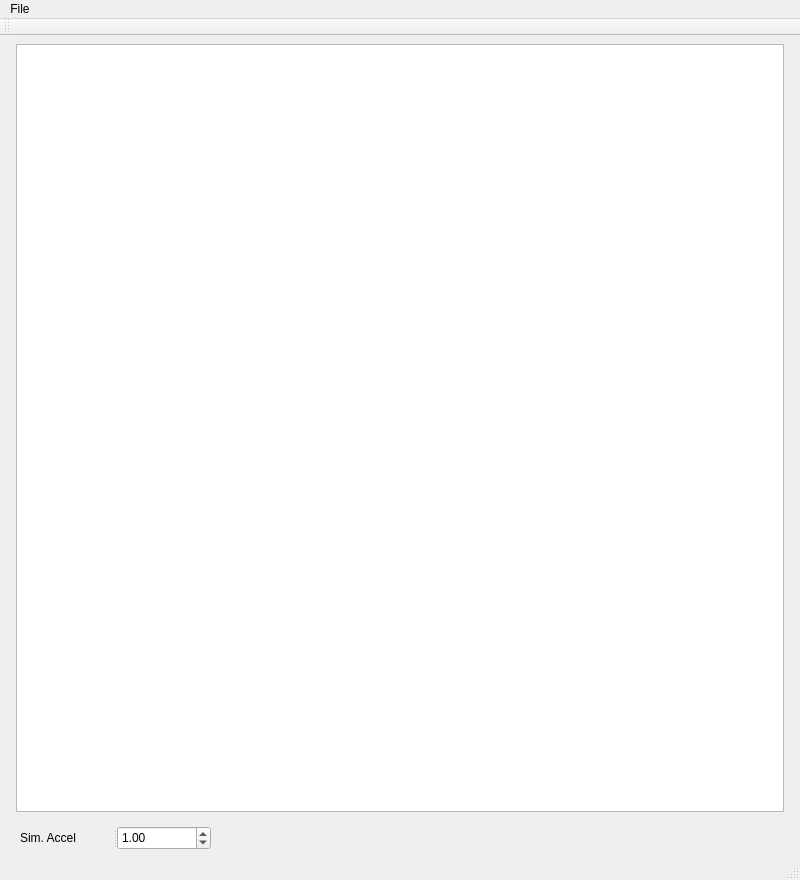
<?xml version="1.0" encoding="UTF-8"?>
<ui version="4.0">
 <class>MainWindow</class>
 <widget class="QMainWindow" name="MainWindow">
  <property name="geometry">
   <rect>
    <x>0</x>
    <y>0</y>
    <width>800</width>
    <height>880</height>
   </rect>
  </property>
  <property name="sizePolicy">
   <sizepolicy hsizetype="Fixed" vsizetype="Fixed">
    <horstretch>0</horstretch>
    <verstretch>0</verstretch>
   </sizepolicy>
  </property>
  <property name="windowTitle">
   <string>MainWindow</string>
  </property>
  <widget class="QWidget" name="centralWidget">
   <widget class="QGraphicsView" name="graphicsView">
    <property name="geometry">
     <rect>
      <x>16</x>
      <y>8</y>
      <width>768</width>
      <height>768</height>
     </rect>
    </property>
    <property name="verticalScrollBarPolicy">
     <enum>Qt::ScrollBarAlwaysOff</enum>
    </property>
    <property name="horizontalScrollBarPolicy">
     <enum>Qt::ScrollBarAlwaysOff</enum>
    </property>
    <property name="sceneRect">
     <rectf>
      <x>0.000000000000000</x>
      <y>0.000000000000000</y>
      <width>768.000000000000000</width>
      <height>768.000000000000000</height>
     </rectf>
    </property>
    <property name="viewportUpdateMode">
     <enum>QGraphicsView::FullViewportUpdate</enum>
    </property>
   </widget>
   <widget class="QSplitter" name="splitter_10">
    <property name="geometry">
     <rect>
      <x>560</x>
      <y>410</y>
      <width>0</width>
      <height>6</height>
     </rect>
    </property>
    <property name="orientation">
     <enum>Qt::Horizontal</enum>
    </property>
    <widget class="QSplitter" name="splitter_9">
     <property name="orientation">
      <enum>Qt::Vertical</enum>
     </property>
    </widget>
   </widget>
   <widget class="QSplitter" name="splitter_11">
    <property name="geometry">
     <rect>
      <x>20</x>
      <y>790</y>
      <width>191</width>
      <height>24</height>
     </rect>
    </property>
    <property name="orientation">
     <enum>Qt::Horizontal</enum>
    </property>
    <widget class="QLabel" name="label_3">
     <property name="text">
      <string>Sim. Accel</string>
     </property>
    </widget>
    <widget class="QDoubleSpinBox" name="doubleSpinBox">
     <property name="minimum">
      <double>0.000000000000000</double>
     </property>
     <property name="value">
      <double>1.000000000000000</double>
     </property>
    </widget>
   </widget>
  </widget>
  <widget class="QMenuBar" name="menuBar">
   <property name="geometry">
    <rect>
     <x>0</x>
     <y>0</y>
     <width>800</width>
     <height>25</height>
    </rect>
   </property>
   <widget class="QMenu" name="menuFile">
    <property name="title">
     <string>File</string>
    </property>
    <addaction name="actionSave_Route"/>
    <addaction name="actionLoad_Route"/>
    <addaction name="actionExit"/>
   </widget>
   <addaction name="menuFile"/>
  </widget>
  <widget class="QToolBar" name="mainToolBar">
   <attribute name="toolBarArea">
    <enum>TopToolBarArea</enum>
   </attribute>
   <attribute name="toolBarBreak">
    <bool>false</bool>
   </attribute>
  </widget>
  <widget class="QStatusBar" name="statusBar"/>
  <action name="actionSave_Route">
   <property name="text">
    <string>Save Route</string>
   </property>
  </action>
  <action name="actionLoad_Route">
   <property name="text">
    <string>Load Route</string>
   </property>
  </action>
  <action name="actionExit">
   <property name="text">
    <string>Exit</string>
   </property>
  </action>
 </widget>
 <layoutdefault spacing="6" margin="11"/>
 <resources/>
 <connections>
  <connection>
   <sender>doubleSpinBox</sender>
   <signal>valueChanged(double)</signal>
   <receiver>MainWindow</receiver>
   <slot>set_sim_accel(double)</slot>
   <hints>
    <hint type="sourcelabel">
     <x>170</x>
     <y>591</y>
    </hint>
    <hint type="destinationlabel">
     <x>293</x>
     <y>586</y>
    </hint>
   </hints>
  </connection>
 </connections>
 <slots>
  <slot>set_sim_accel(double)</slot>
 </slots>
</ui>
